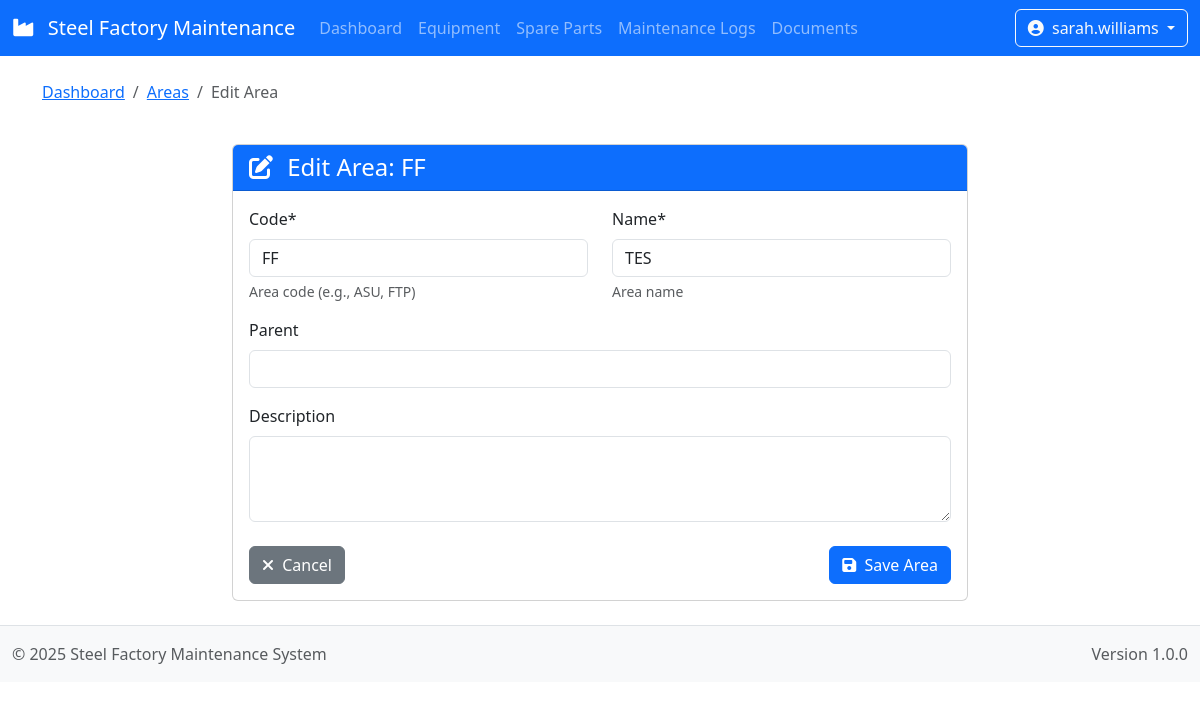
The page /areas/1/edit/ (signed in) on the database its author committed.
### maintenance/models.py (models this page shows, shortened)
class Area(MPTTModel):
    code = models.CharField(max_length=10, unique=True, help_text="Area code (e.g., ASU, FTP)")
    name = models.CharField(max_length=100, help_text="Area name")
    description = models.TextField(blank=True, null=True)
    parent = TreeForeignKey('self', on_delete=models.CASCADE, null=True, blank=True, related_name='children')
    class MPTTMeta:
        order_insertion_by = ['code']

### maintenance/views.py (the view)
# urls.py: path('areas/<int:pk>/edit/', views.AreaUpdateView.as_view(), name='area_update'),
class AreaUpdateView(LoginRequiredMixin, UpdateView):
    model = Area
    form_class = AreaForm
    template_name = 'maintenance/area_form.html'
    success_url = reverse_lazy('maintenance:area_list')

### maintenance/forms.py
class AreaForm(forms.ModelForm):
    parent = TreeNodeChoiceField(queryset=Area.objects.all(), required=False)
    class Meta:
        model = Area
        fields = ['code', 'name', 'description', 'parent']
        widgets = {
            'description': forms.Textarea(attrs={'rows': 3}),
        }

### maintenance/templates/maintenance/area_form.html (shortened to what this page needs)
{% extends "maintenance/base.html" %}
{% load crispy_forms_tags %}
{% block content %}
<div class="container pt-4">
    <div class="row">
        <div class="col-12 mb-4">
            <nav aria-label="breadcrumb">
                <ol class="breadcrumb">
                    <li class="breadcrumb-item"><a href="{% url 'maintenance:dashboard' %}">Dashboard</a></li>
                    <li class="breadcrumb-item"><a href="{% url 'maintenance:area_list' %}">Areas</a></li>
                    <li class="breadcrumb-item active" aria-current="page">
                        {% if form.instance.pk %}Edit Area{% else %}Add Area{% endif %}
                    </li>
                </ol>
            </nav>
        </div>
    </div>
    <div class="row">
        <div class="col-md-8 mx-auto">
            <div class="card">
                <div class="card-header bg-primary text-white">
                    <h4 class="mb-0">
                        <i class="fas fa-{% if form.instance.pk %}edit{% else %}plus{% endif %} me-2"></i>
                        {% if form.instance.pk %}
                        Edit Area: {{ form.instance.code }}
                        {% else %}
                        Add New Area
                        {% endif %}
                    </h4>
                </div>
                <div class="card-body">
                    <form method="post">
                        <div class="row">
                            <div class="col-md-6">
                                {{ form.code|as_crispy_field }}
                            </div>
                            <div class="col-md-6">
                                {{ form.name|as_crispy_field }}
                            </div>
                        </div>
                        {{ form.parent|as_crispy_field }}
                        {{ form.description|as_crispy_field }}
                        <div class="mt-4 d-flex justify-content-between">
                            <a href="{% url 'maintenance:area_list' %}" class="btn btn-secondary">
                                <i class="fas fa-times me-1"></i> Cancel
                            </a>
                            <button type="submit" class="btn btn-primary">
                                <i class="fas fa-save me-1"></i> Save Area
                            </button>
                        </div>
                    </form>
                </div>
            </div>
        </div>
    </div>
</div>
{% endblock %}

### maintenance/templates/maintenance/base.html (shortened to what this page needs)
<!DOCTYPE html>
<html lang="en">
<head>
    <link href="https://cdnjs.cloudflare.com/ajax/libs/bootstrap/5.3.0/css/bootstrap.min.css" rel="stylesheet">
    <link href="https://cdnjs.cloudflare.com/ajax/libs/jstree/3.3.12/themes/default/style.min.css" rel="stylesheet">
    <link href="https://cdnjs.cloudflare.com/ajax/libs/font-awesome/6.2.1/css/all.min.css" rel="stylesheet">
</head>
<body>
    <header>
        <nav class="navbar navbar-expand-lg navbar-dark bg-primary">
            <div class="container-fluid">
                <a class="navbar-brand" href="{% url 'maintenance:dashboard' %}">
                    <i class="fas fa-industry me-2"></i>
                    Steel Factory Maintenance
                </a>
                <div class="collapse navbar-collapse" id="navbarNav">
                    <ul class="navbar-nav me-auto">
                        <li class="nav-item">
                            <a class="nav-link {% if request.resolver_match.url_name == 'dashboard' %}active{% endif %}"
                               href="{% url 'maintenance:dashboard' %}">Dashboard</a>
                        </li>
                        <li class="nav-item">
                            <a class="nav-link {% if 'equipment' in request.resolver_match.url_name %}active{% endif %}"
                               href="{% url 'maintenance:equipment_list' %}">Equipment</a>
                        </li>
                        <li class="nav-item">
                            <a class="nav-link {% if 'spare_part' in request.resolver_match.url_name %}active{% endif %}"
                               href="{% url 'maintenance:spare_part_list' %}">Spare Parts</a>
                        </li>
                        <li class="nav-item">
                            <a class="nav-link {% if 'maintenance_log' in request.resolver_match.url_name %}active{% endif %}"
                               href="{% url 'maintenance:maintenance_log_list' %}">Maintenance Logs</a>
                        </li>
                        <li class="nav-item">
                            <a class="nav-link {% if 'document' in request.resolver_match.url_name %}active{% endif %}"
                               href="{% url 'maintenance:document_list' %}">Documents</a>
                        </li>
                    </ul>
                    {% if user.is_authenticated %}
                    <div class="d-flex">
                        <div class="dropdown">
                            <button class="btn btn-outline-light dropdown-toggle" type="button" id="userDropdown" data-bs-toggle="dropdown">
                                <i class="fas fa-user-circle me-1"></i>
                                {{ user.username }}
                            </button>
                        </div>
                    </div>
                    {% else %}
                    <div class="d-flex">
                        <a href="{% url 'login' %}" class="btn btn-outline-light">
                            <i class="fas fa-sign-in-alt me-1"></i> Login
                        </a>
                    </div>
                    {% endif %}
                </div>
            </div>
        </nav>
    </header>
    <main class="container-fluid">
        {% block content %}{% endblock %}
    </main>
    <footer class="bg-light py-3 mt-4 border-top">
        <div class="container-fluid">
            <div class="row">
                <div class="col-md-6">
                    <span class="text-muted">© 2025 Steel Factory Maintenance System</span>
                </div>
                <div class="col-md-6 text-md-end">
                    <span class="text-muted">Version 1.0.0</span>
                </div>
            </div>
        </div>
    </footer>
</body>
</html>

### rows shown on the page
Area: instance.code "FF", code "FF", name "TES"

### other values the page prints
{{ user.username }} "sarah.williams"
